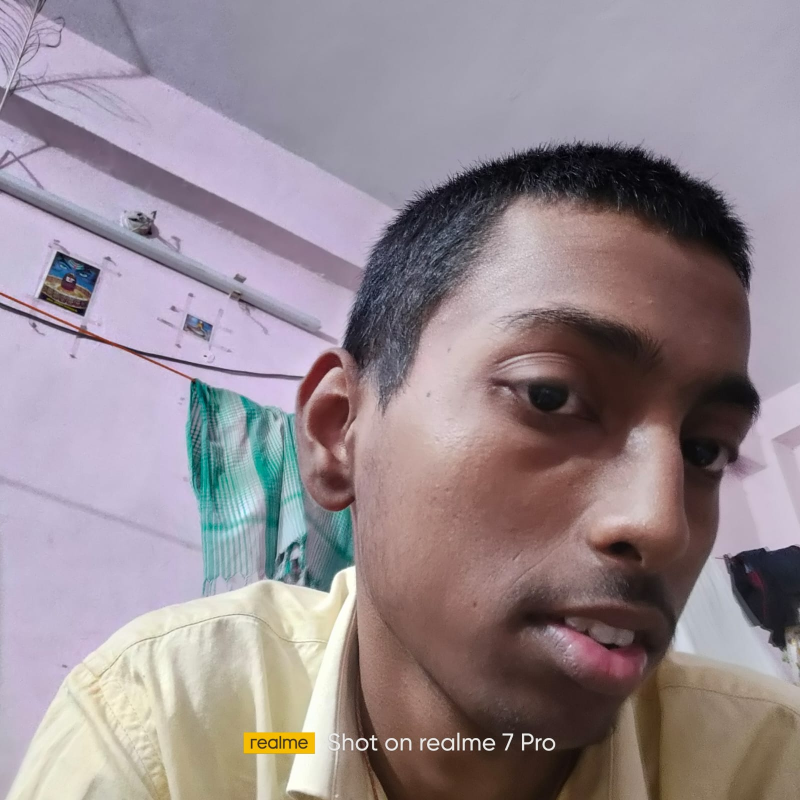
#> input picture face_recognition_project/dataset/shorted/Aditya/Aditya1.jpg, 1600 x 1600 px, given in place of the camera (shown at 1/2 size)
$ python create_data.py
#> lines starting #> are read from the running program, lines starting #| are printed output that depends on the picture; after the words box and inside, x2 and y2 are one past the last pixel; in counts of white or black regions, pixels touching at a corner belong together
# Creating database
# It captures images and stores them in datasets
# folder under the folder name of sub_data
import cv2
import sys
import numpy
import os

haar_file = 'haarcascade_frontalface_default.xml'

# All the faces data will be present in this folder
datasets = 'datasets'

# These are sub data sets of folder,
# for my faces I've used my name you can change the label here
sub_data = 'harshitha'

path = os.path.join(datasets, sub_data)
if not os.path.isdir(path):
    os.mkdir(path)

# Defining the size of images
(width, height) = (130, 100)

# '0' is used for my webcam,
# if you've any other camera attached use '1' like this
face_cascade = cv2.CascadeClassifier(haar_file)
webcam = cv2.VideoCapture(0)

# The program loops until it has 200 images of the face.
count = 1
while count <= 200:
    (_, im) = webcam.read()
#> im is the input picture: shape (1600, 1600, 3); mean B, G, R 144.1, 138.1, 150.4
    gray = cv2.cvtColor(im, cv2.COLOR_BGR2GRAY)
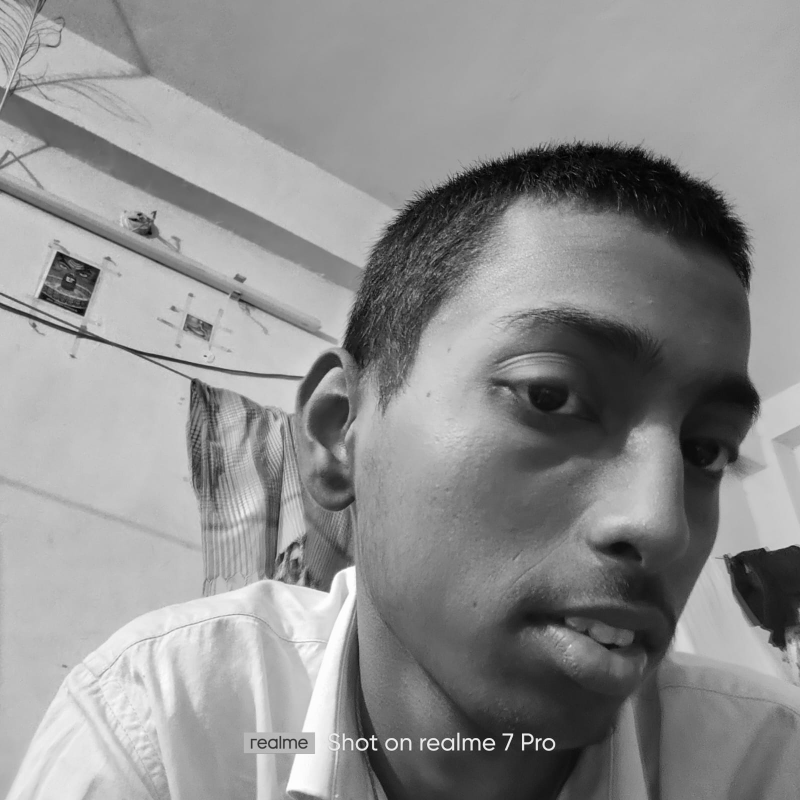
#> gray: shape (1600, 1600) (shown at 1/2 size); min 0, max 255, mean 142.4
    faces = face_cascade.detectMultiScale(gray, 1.3, 4)
#> faces = ()
    for (x, y, w, h) in faces:
        cv2.rectangle(im, (x, y), (x + w, y + h), (255, 0, 0), 2)
        face = gray[y:y + h, x:x + w]
        face_resize = cv2.resize(face, (width, height))
        cv2.imwrite('%s/%s.png' % (path, count), face_resize)
        count += 1  # Increment count after saving the image

        # Limit the number of images to 200
        if count > 200:
            break
#> this loop made 0 passes
#> after the loop, count = 1

    cv2.imshow('OpenCV', im)
    key = cv2.waitKey(10)
#> (key Esc is pressed here)
    if key == 27:
        break

# Release the webcam and destroy all windows
webcam.release()
cv2.destroyAllWindows()

$ run again, on face_recognition_project/dataset/shorted/Aditya/Aditya_330.jpg
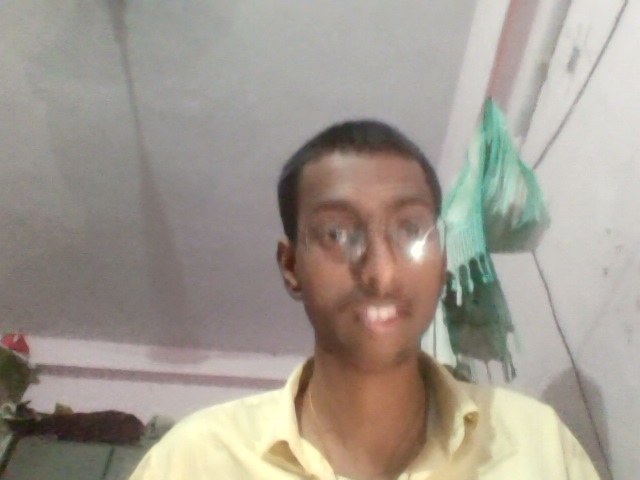
#> input picture face_recognition_project/dataset/shorted/Aditya/Aditya_330.jpg, 640 x 480 px, given in place of the camera
#> im is the input picture: shape (480, 640, 3); mean B, G, R 144.1, 153.8, 161.6
#> faces = [[266, 150, 203, 203]]
#> the loop `for (x, y, w, h) in faces:` made 1 pass
#> (x, y, w, h, count) on pass 1: (266, 150, 203, 203, 2)
#> pass 1, `face_resize = cv2.resize(face, (width, height))`:
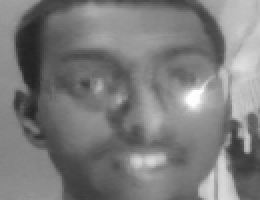
#> face_resize: shape (100, 130) (shown 2 times larger); min 34, max 254, mean 124.2
#> after the loop `for (x, y, w, h) in faces:`:
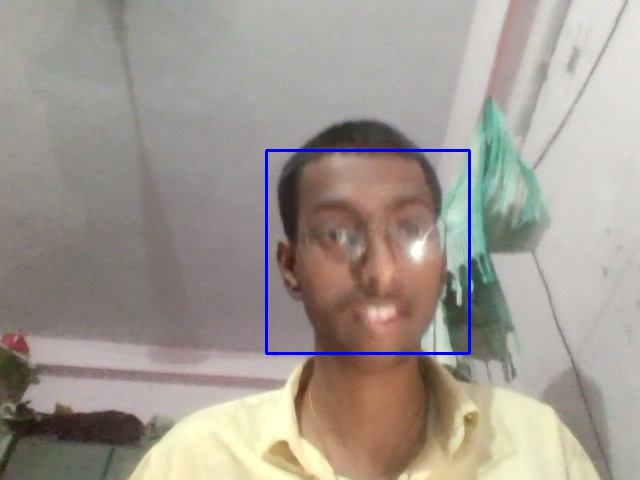
#> im: shape (480, 640, 3); 0.79% of pixels changed, all inside (x1, y1, x2, y2) = (265, 149, 471, 355)
#> after the loop `for (x, y, w, h) in faces:`: count = 2

$ run again, on face_recognition_project/dataset/shorted/Aditya/Aditya_450.jpg
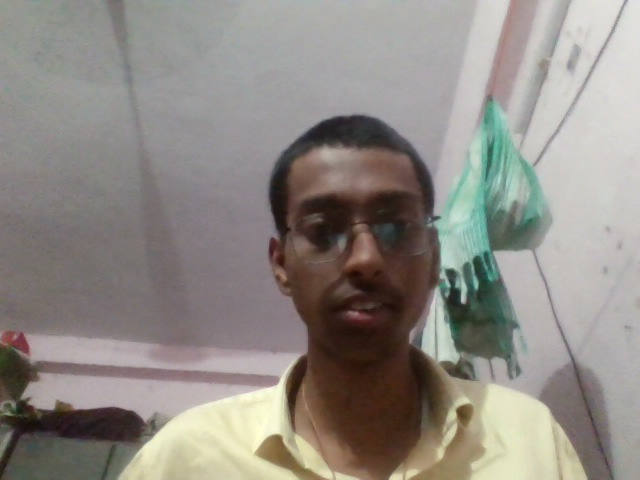
#> input picture face_recognition_project/dataset/shorted/Aditya/Aditya_450.jpg, 640 x 480 px, given in place of the camera
#> im is the input picture: shape (480, 640, 3); mean B, G, R 132.9, 138.8, 143.9
#> faces = [[261, 150, 198, 198]]
#> the loop `for (x, y, w, h) in faces:` made 1 pass
#> (x, y, w, h, count) on pass 1: (261, 150, 198, 198, 2)
#> pass 1, `face_resize = cv2.resize(face, (width, height))`:
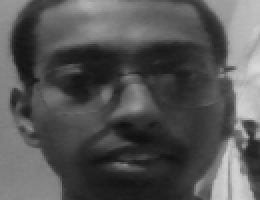
#> face_resize: shape (100, 130) (shown 2 times larger); min 16, max 216, mean 85.2
#> after the loop `for (x, y, w, h) in faces:`:
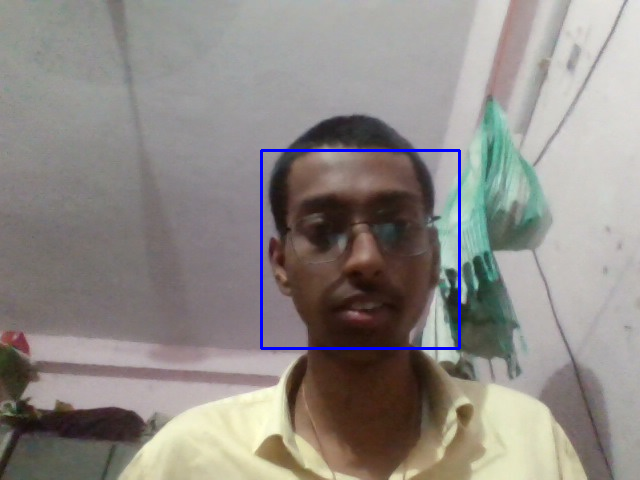
#> im: shape (480, 640, 3); 0.77% of pixels changed, all inside (x1, y1, x2, y2) = (260, 149, 461, 350)
#> after the loop `for (x, y, w, h) in faces:`: count = 2
